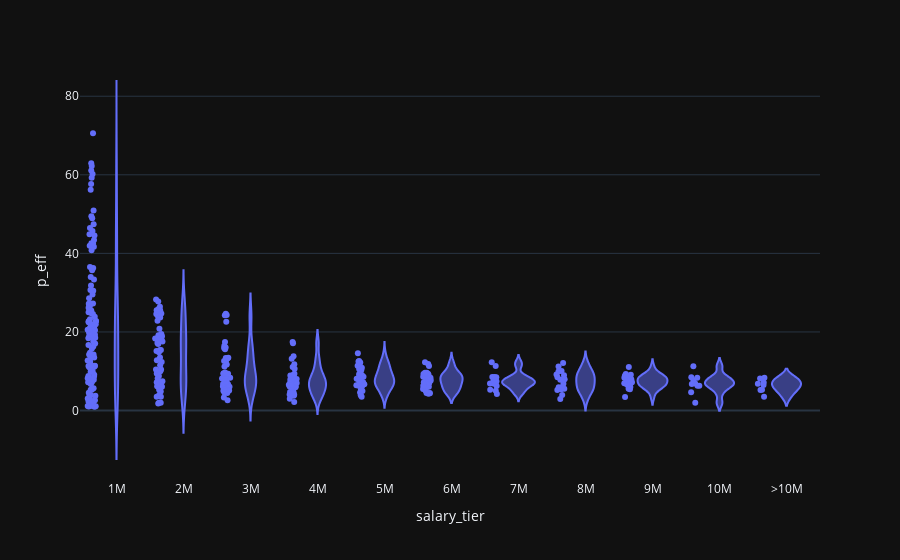

The notebook cell saved with this chart:
### Code cell
fig = px.violin(
    df,
    x="salary_tier",
    y="p_eff",
    points="all",
    hover_name="playerName"
)
fig.show()

### Figure 1 — Plotly figure (JSON) as saved in the notebook; plotly's stock layout.template omitted (floating-point values rounded to 4 significant figures; data arrays with more than 128 entries replaced by an {"elided": "..."} marker saying what was removed)
{"data": [{"alignmentgroup": "True", "box": {"visible": false}, "hovertemplate": "<b>%{hovertext}</b><br><br>salary_tier=%{x}<br>p_eff=%{y}<extra></extra>", "hovertext": {"elided": "389 str values"}, "legendgroup": "", "marker": {"color": "#636efa"}, "name": "", "offsetgroup": "", "orientation": "v", "points": "all", "scalegroup": "True", "showlegend": false, "type": "violin", "x": {"elided": "389 str values"}, "x0": " ", "xaxis": "x", "y": {"elided": "389 float values"}, "y0": " ", "yaxis": "y"}], "layout": {"legend": {"tracegroupgap": 0}, "margin": {"t": 60}, "violinmode": "group", "xaxis": {"anchor": "y", "domain": [0, 1], "title": {"text": "salary_tier"}}, "yaxis": {"anchor": "x", "domain": [0, 1], "title": {"text": "p_eff"}}}}
